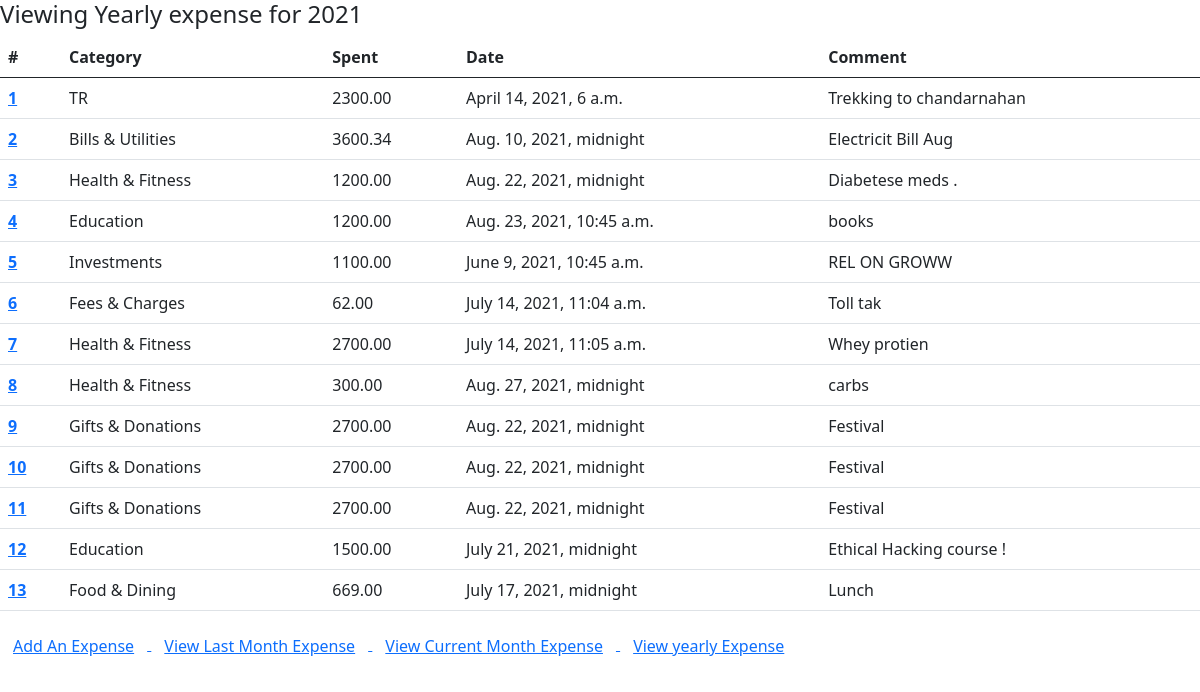
Screenshot of /expense/year/ with the database file from the repository.
### ExpenseTracker/models.py (models this page shows, shortened)
class Expense(models.Model):
	CATEGORY_OF_EXPENSES = [
		('Travel','Travel'),
		('Education','Education'),
		('Gifts & Donations','Gifts & Donations'),
		('Investments','Investments'),
		('Bills & Utilities','Bills & Utilities'),
		('Food & Dining','Food & Dining'),
		('Health & Fitness','Health & Fitness'),
		('Personal Care','Personal Care'),
		('Fees & Charges','Fees & Charges'),
		('Others','Others')
	]
	category = models.CharField(max_length=70, choices=CATEGORY_OF_EXPENSES, default = 'OT')
	spent = models.DecimalField(max_digits=7, decimal_places=2)
	date = models.DateTimeField()
	comment = models.TextField(max_length=300, null=True)

### ExpenseTracker/views.py (the view)
# urls.py: path('year/', views.yearExpense, name="year_exp"),
def yearExpense(request):
	year = datetime.date.today().strftime("%Y")
	expense_of_year = Expense.objects.filter(date__year=int(year))
	context = {'expenses':expense_of_year,'year':year}
	return render(request, 'ExpenseTracker/year.html',context)

### ExpenseTracker/templates/ExpenseTracker/year.html
{% extends 'ExpenseTracker/base.html' %}
{%  block body %}
<h4> Viewing Yearly expense for {{year}} </h4>
	<table class="table">
	<thead>
	<tr>
		<th scope="col">#</th>
		<th scope="col">Category</th>
		<th scope="col">Spent</th>
		<th scope="col">Date</th>
		<th scope="col">Comment</th>
	</tr>
	</thead>
	<tbody>
	{% for expense in expenses %}
		<tr>
			<th scope="row"><a href="#">{{expense.id}}</a></th>
			<td>{{expense.category}}</td>
			<td>{{expense.spent}}</td>
			<td>{{expense.date}}</td>
			<td>{{expense.comment}}</td>
		</tr>
		{% endfor %}
	</tbody>
</table>
<a href="{% url 'add' %}">
<button type="button" class="btn btn-link">Add An Expense</button>
</a>
<a href="{% url 'prev_month_exp' %}">
<button type="button" class="btn btn-link">View Last Month Expense</button>
</a>
<a href="{% url 'current_month_exp' %}">
<button type="button" class="btn btn-link">View Current Month Expense</button>
</a>
<a href="{% url 'year_exp' %}">
<button type="button" class="btn btn-link">View yearly Expense</button>
</a>
{% endblock %}

### rows the page displays
Expense: id "1", category "TR", spent "2300.00", date "April 14, 2021, 6 a.m.", comment "Trekking to chandarnahan"
Expense: id "2", category "Bills & Utilities", spent "3600.34", date "Aug. 10, 2021, midnight", comment "Electricit Bill Aug"
Expense: id "3", category "Health & Fitness", spent "1200.00", date "Aug. 22, 2021, midnight", comment "Diabetese meds ."
Expense: id "4", category "Education", spent "1200.00", date "Aug. 23, 2021, 10:45 a.m.", comment "books"
Expense: id "5", category "Investments", spent "1100.00", date "June 9, 2021, 10:45 a.m.", comment "REL ON GROWW"
Expense: id "6", category "Fees & Charges", spent "62.00", date "July 14, 2021, 11:04 a.m.", comment "Toll tak"
Expense: id "7", category "Health & Fitness", spent "2700.00", date "July 14, 2021, 11:05 a.m.", comment "Whey protien"
Expense: id "8", category "Health & Fitness", spent "300.00", date "Aug. 27, 2021, midnight", comment "carbs"
Expense: id "9", category "Gifts & Donations", spent "2700.00", date "Aug. 22, 2021, midnight", comment "Festival"
Expense: id "10", category "Gifts & Donations", spent "2700.00", date "Aug. 22, 2021, midnight", comment "Festival"
Expense: id "11", category "Gifts & Donations", spent "2700.00", date "Aug. 22, 2021, midnight", comment "Festival"
Expense: id "12", category "Education", spent "1500.00", date "July 21, 2021, midnight", comment "Ethical Hacking course !"
Expense: id "13", category "Food & Dining", spent "669.00", date "July 17, 2021, midnight", comment "Lunch"
